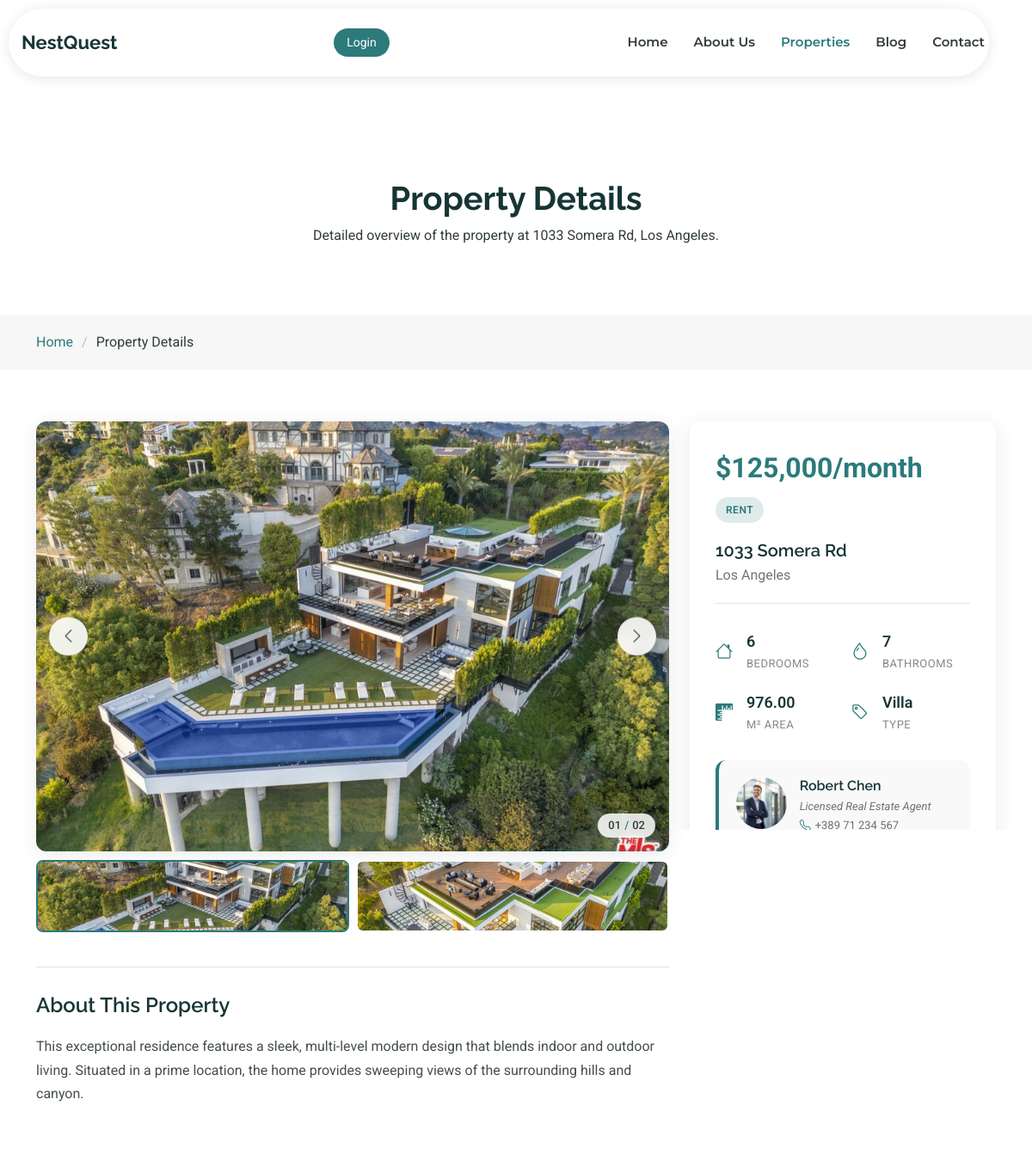
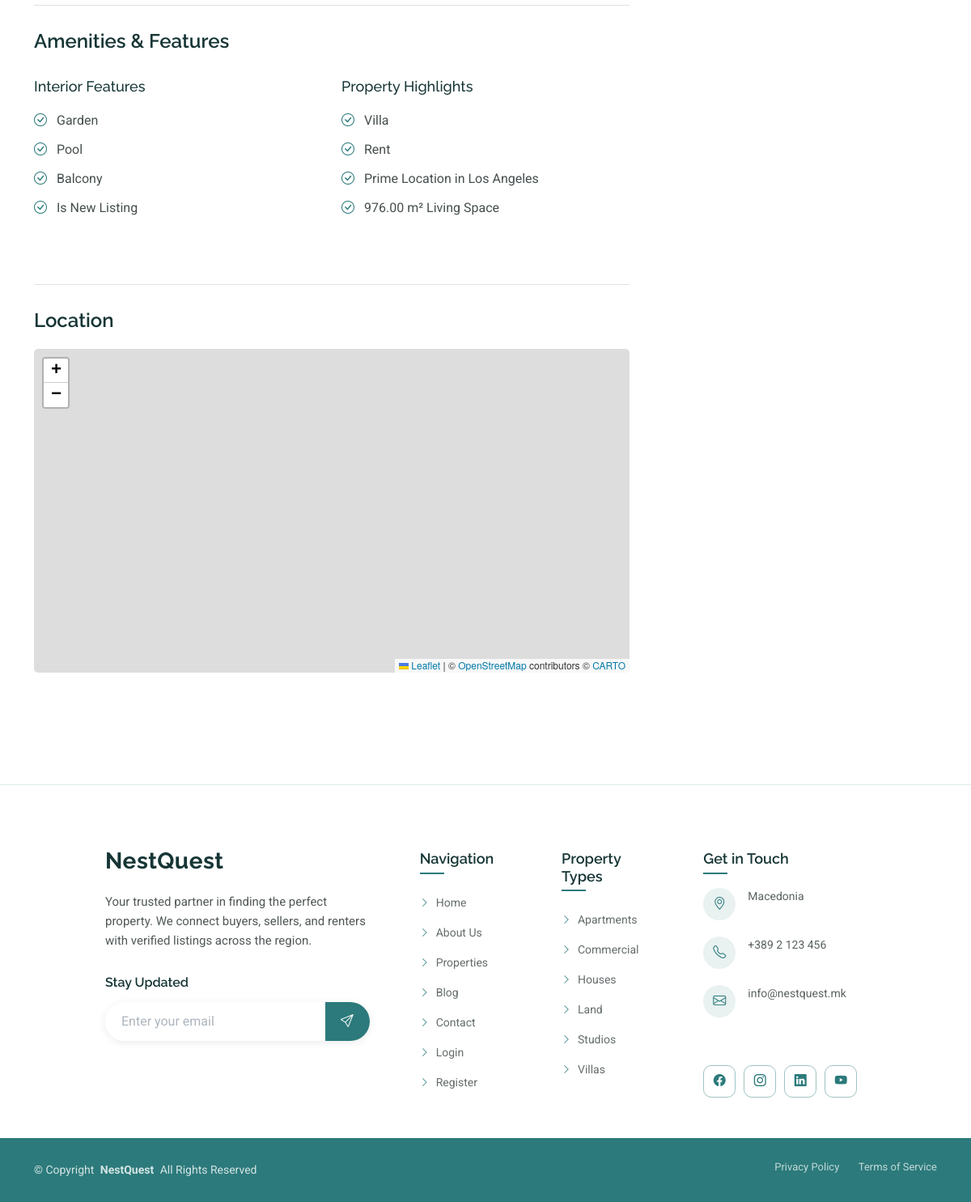
The page /properties/115/ on the database its author committed (2 pictures, top to bottom).
### properties/models.py (models this page shows, shortened)
class Property(models.Model):
    LISTING_TYPE_CHOICES = [
        ("sale", "For Sale"),
        ("rent", "For Rent"),
    ]
    STATUS_CHOICES = [
        ("pending", "Pending"),
        ("approved", "Approved"),
        ("rejected", "Rejected"),
    ]
    PROPERTY_TYPE_CHOICES = [
        ("apartment", "Apartment"),
        ("studio", "Studio"),
        ("house", "House"),
        ("villa", "Villa"),
        ("land", "Land"),
        ("commercial", "Commercial"),
    ]
    owner = models.ForeignKey(User, on_delete=models.CASCADE)
    name = models.CharField(max_length=200)
    description = models.TextField()
    price = models.DecimalField(max_digits=20, decimal_places=2, default=0)
    area = models.DecimalField(max_digits=8, decimal_places=2)
    rooms = models.IntegerField(null=True, blank=True)
    bedrooms = models.IntegerField(null=True, blank=True)
    bathrooms = models.IntegerField(null=True, blank=True)
    city = models.CharField(max_length=100, db_index=True)
    location = models.CharField(
        max_length=200,
        blank=True,
        help_text="Neighborhood / area"
    )
    latitude = models.FloatField(null=True, blank=True)
    longitude = models.FloatField(null=True, blank=True)
    property_type = models.CharField(
        max_length=20,
        choices=PROPERTY_TYPE_CHOICES,
        default="apartment"
    )
    features = models.ManyToManyField(
        Feature,
        blank=True,
        related_name="properties"
    )
    custom_features = models.TextField(
        blank=True,
        null=True,
        help_text="Additional features entered by the user"
    )
    status = models.CharField(
        max_length=20,
        choices=STATUS_CHOICES,
        default="pending"
    )
    created_at = models.DateTimeField(auto_now_add=True)
    updated_at = models.DateTimeField(auto_now=True)
    listing_type = models.CharField(
        max_length=10,
        choices=LISTING_TYPE_CHOICES,
        default="sale"
    )
    class Meta:
        verbose_name = "Property"
        verbose_name_plural = "Properties"
    @property
    def formatted_price(self):
        try:
            value = int(self.price)
            suffix = "/month" if self.listing_type == "rent" else ""
            return f"${value:,}{suffix}"
        except (TypeError, ValueError):
            return f"${self.price}"
    def cover_image(self):
        images = list(self.images.all())
        cover = next((img for img in images if img.is_cover), None)
        return cover or (images[0] if images else None)

class PropertyImage(models.Model):
    property = models.ForeignKey(
        Property,
        on_delete=models.CASCADE,
        related_name="images"
    )
    image = models.ImageField(upload_to="properties/gallery/")
    is_cover = models.BooleanField(default=False)

class Feature(models.Model):
    name = models.CharField(max_length=50, unique=True)

### accounts/models.py (models this page shows, shortened)
class Profile(models.Model):
    USER = "USER"
    ADMIN = "ADMIN"
    ROLE_CHOICES = [
        (USER, "User"),
        (ADMIN, "Admin"),
    ]
    user = models.OneToOneField(User, on_delete=models.CASCADE, related_name="profile")
    photo = models.ImageField(upload_to="profiles/", blank=True, null=True)
    phone = models.CharField(max_length=20, blank=True)
    city = models.CharField(max_length=100, blank=True)
    role = models.CharField(max_length=10, choices=ROLE_CHOICES, default=USER)

### properties/views.py (the view, shortened to what this page needs)
# urls.py: path("<int:id>/", views.property_details, name="property_details"),
def property_details(request, id):
    property_obj = get_object_or_404(Property, id=id, status="approved")
    return render(request, "properties/property_details.html", {"property": property_obj})

### templates/properties/property_details.html (shortened to what this page needs)
{% extends "base.html" %}
{% block body_class %}property-details-page{% endblock %}
{% load static %}
{% block content %}
    <div class="page-title">
        <div class="heading">
            <div class="container">
                <div class="row d-flex justify-content-center text-center">
                    <div class="col-lg-8">
                        <h1 class="heading-title">Property Details</h1>
                        <p class="mb-0">
                            Detailed overview of the property at {{ property.location }}, {{ property.city }}.
                        </p>
                    </div>
                </div>
            </div>
        </div>
        <nav class="breadcrumbs">
            <div class="container">
                <ol>
                    <li><a href="{% url 'home' %}">Home</a></li>
                    <li class="current">Property Details</li>
                </ol>
            </div>
        </nav>
    </div><section id="property-details" class="property-details section">
        <div class="container" data-aos="fade-up" data-aos-delay="100">
            <div class="row gy-4">
                <div class="col-lg-8">
                    <div class="lux-gallery" data-aos="fade-up" data-aos-delay="200">
                        <div class="lux-stage">
                            <div class="lux-image-wrap">
                                {% with cover=property.cover_image %}
                                    {% if cover %}
                                        <img id="main-image"
                                             src="{{ cover.image.url }}"
                                             class="lux-main-img"
                                             alt="Property image">
                                    {% else %}
                                        <div style="height:520px;display:flex;align-items:center;justify-content:center;color:#666;">No images available</div>
                                    {% endif %}
                                {% endwith %}
                            </div>
                            <button class="lux-nav lux-nav--prev" type="button" aria-label="Previous image">
                                <i class="bi bi-chevron-left"></i>
                            </button>
                            <button class="lux-nav lux-nav--next" type="button" aria-label="Next image">
                                <i class="bi bi-chevron-right"></i>
                            </button>
                            <div class="lux-counter">
                                <span class="lux-counter-current">01</span>
                                <span class="lux-counter-sep">/</span>
                                <span class="lux-counter-total">01</span>
                            </div>
                            <div class="lux-progress-track">
                                <div class="lux-progress-fill"></div>
                            </div>
                        </div>
                        {% if property.images.count > 1 %}
                            <div class="lux-filmstrip">
                                {% for img in property.images.all %}
                                    <div class="lux-thumb{% if forloop.first %} is-active{% endif %}"
                                         data-image="{{ img.image.url }}"
                                         data-index="{{ forloop.counter0 }}">
                                        <img src="{{ img.image.url }}" alt="Property view {{ forloop.counter }}">
                                    </div>
                                {% endfor %}
                            </div>
                        {% endif %}
                    </div><div class="property-description" data-aos="fade-up" data-aos-delay="300">
                        <h3>About This Property</h3>
                        <p>{{ property.description|linebreaks }}</p>
                    </div><div class="property-amenities" data-aos="fade-up" data-aos-delay="400">
                        <h3>Amenities & Features</h3>
                        <div class="row">
                            <div class="col-md-6">
                                <h4>Interior Features</h4>
                                <ul class="features-list">
                                    {% for feature in property.features.all %}
                                        <li><i class="bi bi-check-circle"></i>{{ feature.name }}</li>
                                    {% endfor %}
                                </ul>
                            </div>
                            <div class="col-md-6">
                                <h4>Property Highlights</h4>
                                <ul class="features-list">
                                    <li><i class="bi bi-check-circle"></i>{{ property.property_type|title }}</li>
                                    <li><i class="bi bi-check-circle"></i>{{ property.listing_type|title }}</li>
                                    <li><i class="bi bi-check-circle"></i>Prime Location in {{ property.city }}</li>
                                    <li><i class="bi bi-check-circle"></i>{{ property.area }} m² Living Space</li>
                                </ul>
                            </div>
                        </div>
                    </div><div class="property-map" data-aos="fade-up" data-aos-delay="500">
                        <h3>Location</h3>
                        <div id="map" style="height: 400px; width: 100%; border-radius: 5px;"
                             data-lat="{{ property.latitude|default:0 }}"
                             data-lon="{{ property.longitude|default:0 }}"></div>
                    </div></div>
                <div class="col-lg-4">
                    <div class="property-overview sticky-top" data-aos="fade-up" data-aos-delay="200">
                        <div class="price-tag">{{ property.formatted_price }}</div>
                        <div class="property-status">{{ property.listing_type|title }}</div>
                        <div class="property-address">
                            <h4>{{ property.location }}</h4>
                            <p>{{ property.city }}</p>
                        </div>
                        <div class="property-stats">
                            <div class="stat-item">
                                <i class="bi bi-house"></i>
                                <div>
                                    <span class="value">{{ property.bedrooms }}</span>
                                    <span class="label">Bedrooms</span>
                                </div>
                            </div>
                            <div class="stat-item">
                                <i class="bi bi-droplet"></i>
                                <div>
                                    <span class="value">{{ property.bathrooms }}</span>
                                    <span class="label">Bathrooms</span>
                                </div>
                            </div>
                            <div class="stat-item">
                                <i class="bi bi-rulers"></i>
                                <div>
                                    <span class="value">{{ property.area }}</span>
                                    <span class="label">m² Area</span>
                                </div>
                            </div>
                            <div class="stat-item">
                                <i class="bi bi-tag"></i>
                                <div>
                                    <span class="value">{{ property.property_type|title }}</span>
                                    <span class="label">Type</span>
                                </div>
                            </div>
                        </div>
                        <div class="agent-info">
                            <div class="agent-avatar">
                                {% if property.owner.profile.photo %}
                                    <img src="{{ property.owner.profile.photo.url }}" alt="{{ property.owner.get_full_name }}" class="img-fluid">
                                {% else %}
                                    <img src="{% static 'assets/img/real-estate/agent-8.webp' %}" alt="Agent" class="img-fluid">
                                {% endif %}
                            </div>
                            <div class="agent-details">
                                <h4>{{ property.owner.get_full_name|default:property.owner.username }}</h4>
                                <p class="agent-title">Licensed Real Estate Agent</p>
                                {% if property.owner.profile.phone %}
                                    <p class="agent-phone"><i class="bi bi-telephone"></i>{{ property.owner.profile.phone }}</p>
                                {% endif %}
                                <p class="agent-email"><i class="bi bi-envelope"></i>{{ property.owner.email }}</p>
                            </div>
                        </div>
                        <div class="contact-form">
                            <h4>Schedule a Tour</h4>
                            <form action="{% url 'property_details' property.id %}" method="post" class="php-email-form">
                                <div class="row">
                                    <div class="col-12 form-group">
                                        <input type="text" name="name" class="form-control" placeholder="Your Name *" required="">
                                    </div>
                                    <div class="col-12 form-group">
                                        <input type="email" name="email" class="form-control" placeholder="Your Email *" required="">
                                    </div>
                                    <div class="col-12 form-group">
                                        <input type="tel" name="phone" class="form-control" placeholder="Your Phone">
                                    </div>
                                    <div class="col-12 form-group">
                                        <input type="text" name="subject" class="form-control" value="Tour Request: {{ property.name }}">
                                    </div>
                                    <div class="col-12 form-group">
                                        <textarea class="form-control" name="message" rows="4" placeholder="Your Message"></textarea>
                                    </div>
                                    <div class="col-12 text-center">
                                        <button type="submit" class="btn btn-primary">Schedule Tour</button>
                                    </div>
                                </div>
                            </form>
                        </div><div class="social-share">
                            <h5>Share This Property</h5>
                            <div class="share-buttons">
                                <a href="#" class="share-btn facebook"><i class="bi bi-facebook"></i></a>
                                <a href="#" class="share-btn twitter"><i class="bi bi-twitter"></i></a>
                                <a href="#" class="share-btn whatsapp"><i class="bi bi-whatsapp"></i></a>
                                <a href="#" class="share-btn email"><i class="bi bi-envelope"></i></a>
                                <a href="#" class="share-btn print"><i class="bi bi-printer"></i></a>
                            </div>
                        </div></div></div>
            </div>
        </div>
    </section>
    <link rel="stylesheet" href="https://unpkg.com/leaflet@1.9.4/dist/leaflet.css" />
{% endblock %}

### rows shown on the page
Property: location "1033 Somera Rd", city "Los Angeles", description "This exceptional residence features a sleek, multi-level modern design that blends indoor and outdoor living. Situated in a prime location, the home provides sweeping views of the surrounding hills and canyon.", property_type "Villa", listing_type "Rent", area "976.00", formatted_price "$125,000/month", listing_type "RENT", bedrooms "6", bathrooms "7", owner.profile.photo (picture), owner.get_full_name "Robert Chen", owner.profile.phone "+389 71 234 567", subject "Tour Request: 1033 Somera Rd"
PropertyImage: image (picture)
PropertyImage: image (picture)
Feature: name "Garden"
Feature: name "Pool"
Feature: name "Balcony"
Feature: name "Is New Listing"
